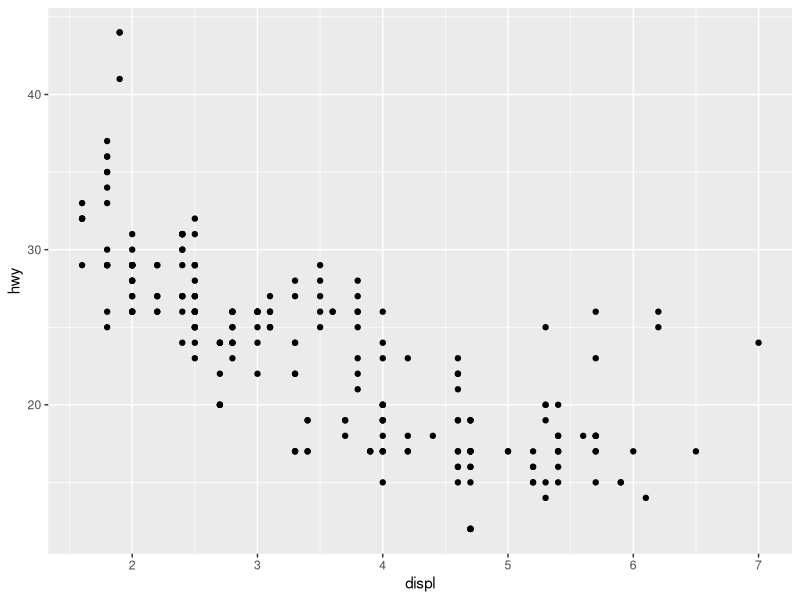
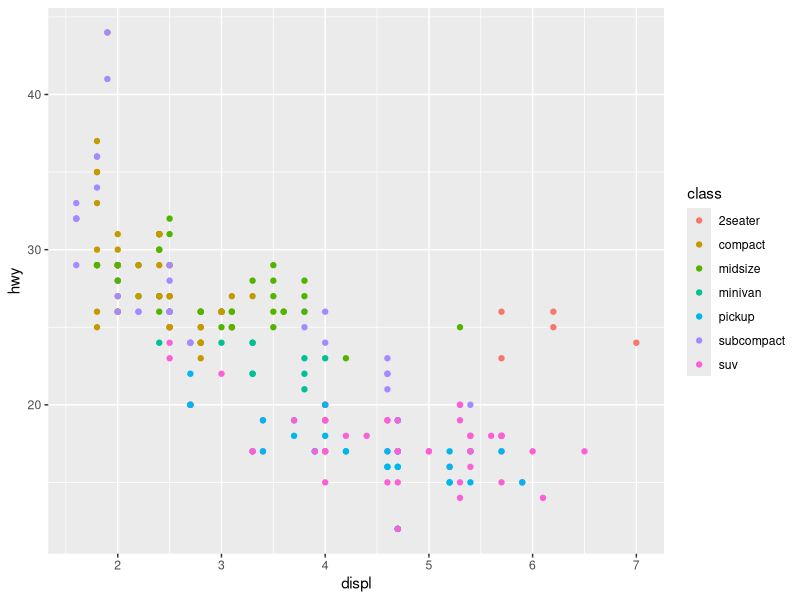
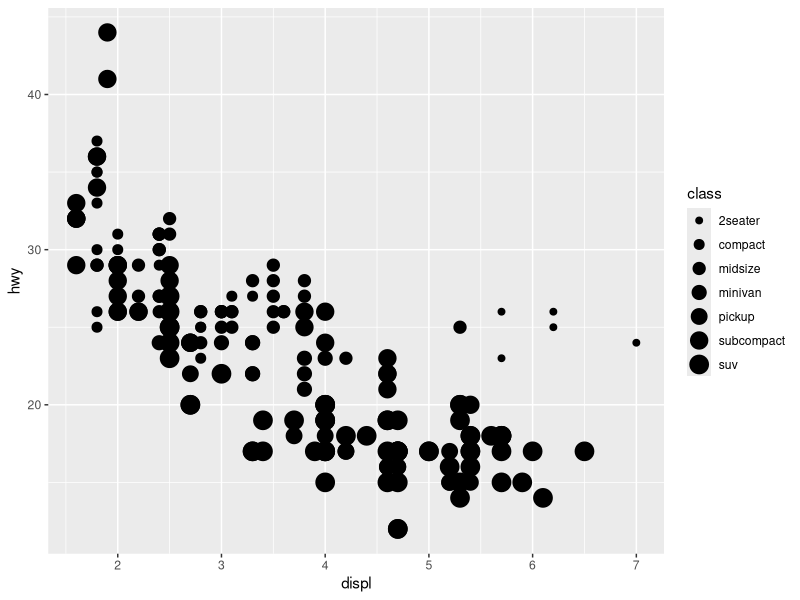
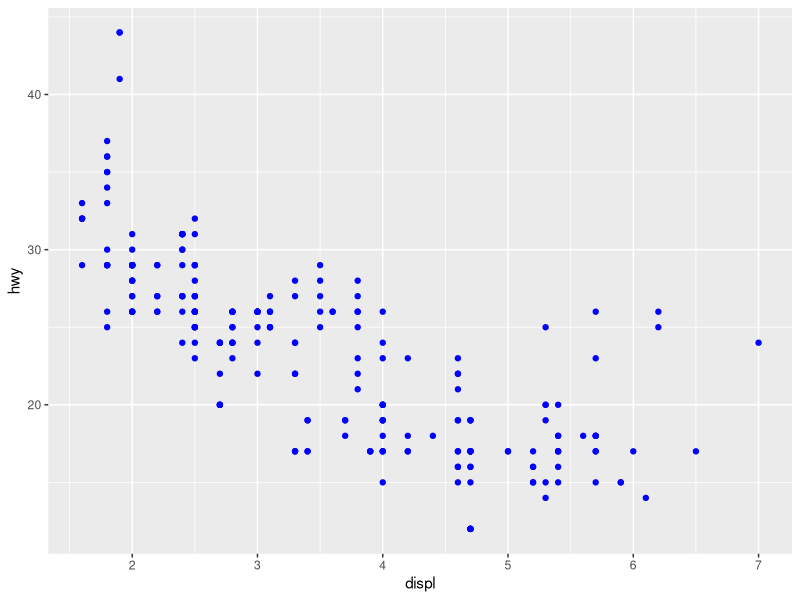

These figures' R source, in order:
## ---- chunk 1
library(tidyverse)
## ---- chunk 2
mpg
## ---- chunk 3
ggplot(data = mpg) + 
  geom_point(mapping = aes(x = displ, y = hwy))
## ---- chunk 4
ggplot(data = mpg) + 
	geom_point(mapping = aes(x = displ, y = hwy, color = class))
## ---- chunk 5
ggplot(data = mpg) + 
	geom_point(mapping = aes(x = displ, y = hwy, size = class))
## ---- chunk 6
ggplot(data = mpg) +
	geom_point(mapping = aes(x = displ, y = hwy), color = "blue")
